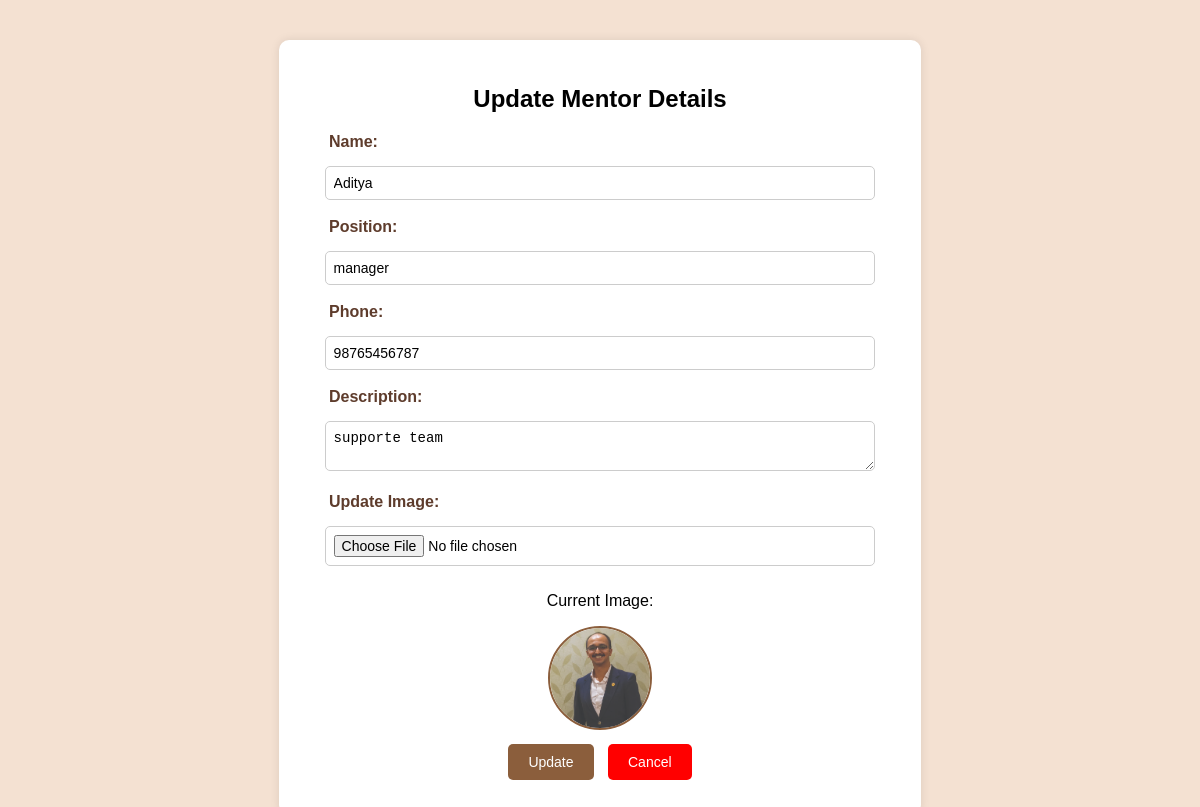
Screenshot of /update_mentor/4 (signed in) with the database file from the repository.
### app.py (models this page shows)
class Mentor(db.Model):
    id = db.Column(db.Integer, primary_key=True)
    name = db.Column(db.String(100), nullable=False)
    position = db.Column(db.String(100), nullable=False)
    phone = db.Column(db.String(20), nullable=False)
    description = db.Column(db.Text, nullable=False)
    image = db.Column(db.String(100), nullable=True)

### app.py (the view, shortened to what this page needs)
@app.route('/update_mentor/<int:mentor_id>', methods=['GET', 'POST'])
def update_mentor(mentor_id):
    if 'admin' not in session:
        flash("Unauthorized access!", "error")
        return redirect(url_for('login'))
    mentor = Mentor.query.get_or_404(mentor_id)
    return render_template('update_mentor.html', mentor=mentor)

### templates/update_mentor.html (shortened to what this page needs)
<!DOCTYPE html>
<html lang="en">
<head>
</head>
<body>
    <div class="container">
        <h2>Update Mentor Details</h2>
        <form method="POST" enctype="multipart/form-data">
            <label for="name">Name:</label>
            <input type="text" name="name" id="name" value="{{ mentor.name }}" required>
            <label for="position">Position:</label>
            <input type="text" name="position" id="position" value="{{ mentor.position }}" required>
            <label for="phone">Phone:</label>
            <input type="text" name="phone" id="phone" value="{{ mentor.phone }}" required>
            <label for="description">Description:</label>
            <textarea name="description" id="description" required>{{ mentor.description }}</textarea>
            <label for="image">Update Image:</label>
            <input type="file" name="image" id="image">
            {% if mentor.image %}
            <div class="img-preview">
                <p>Current Image:</p>
                <img src="{{ url_for('static', filename=mentor.image) }}" alt="Mentor Image">
            </div>
            {% endif %}
            <div>
                <button type="submit">Update</button>
                <button class="cancel-btn">
                    <a href="{{ url_for('contact') }}">Cancel</a>
                </button>
            </div>
        </form>
    </div>
</body>
</html>

### templates/update_mentor.html (style rules this page uses)
body { font-family: Arial, sans-serif; background-color: #f4e1d2; text-align: center; }
.container { width: 50%; margin: 40px auto; padding: 25px; background: white; box-shadow: 0px 0px 10px rgba(0,0,0,0.1); border-radius: 10px; }
input, textarea { width: 90%; padding: 8px; margin: 10px 0; border: 1px solid #ccc; border-radius: 5px; font-size: 14px; }
label { display: block; text-align: left; margin: 8px 0 5px 25px; font-weight: bold; color: #5e3c2c; }
.img-preview { margin-top: 10px; }
.img-preview img { width: 100px; height: 100px; object-fit: cover; border-radius: 50%; border: 2px solid #8b5e3c; }
button { background-color: #8b5e3c; color: white; padding: 10px 20px; margin: 10px 5px; border: none; cursor: pointer; border-radius: 5px; font-size: 14px; }
.cancel-btn { background-color: red; }
.cancel-btn a { color: white; text-decoration: none; }

### rows the page displays
Mentor: name "Aditya", position "manager", phone "98765456787", description "supporte team", image (picture)
